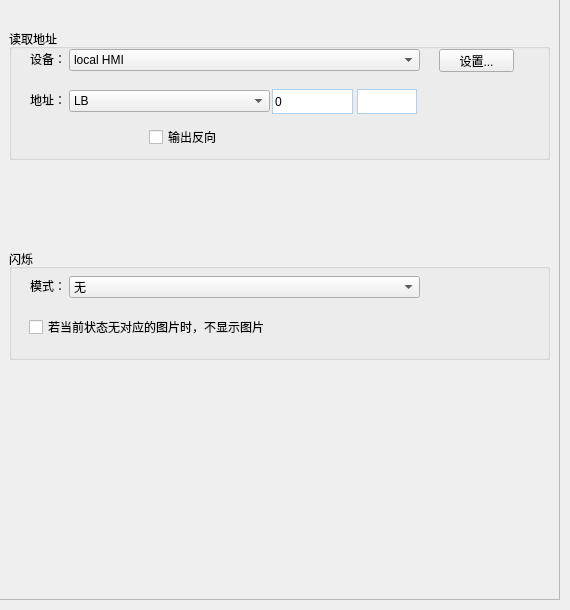
                 <widget class="QWidget" name="BitStatusLight">
                  <widget class="QFrame" name="frame_3">
                   <property name="geometry">
                    <rect>
                     <x>-1</x>
                     <y>-1</y>
                     <width>561</width>
                     <height>601</height>
                    </rect>
                   </property>
                   <property name="frameShape">
                    <enum>QFrame::StyledPanel</enum>
                   </property>
                   <property name="frameShadow">
                    <enum>QFrame::Raised</enum>
                   </property>
                   <widget class="QGroupBox" name="groupBox_2">
                    <property name="geometry">
                     <rect>
                      <x>10</x>
                      <y>250</y>
                      <width>541</width>
                      <height>111</height>
                     </rect>
                    </property>
                    <property name="title">
                     <string>闪烁</string>
                    </property>
                    <widget class="QLabel" name="label_7">
                     <property name="geometry">
                      <rect>
                       <x>21</x>
                       <y>27</y>
                       <width>36</width>
                       <height>20</height>
                      </rect>
                     </property>
                     <property name="text">
                      <string>模式：</string>
                     </property>
                    </widget>
                    <widget class="QComboBox" name="comboBox_3">
                     <property name="geometry">
                      <rect>
                       <x>60</x>
                       <y>27</y>
                       <width>351</width>
                       <height>22</height>
                      </rect>
                     </property>
                     <item>
                      <property name="text">
                       <string>无</string>
                      </property>
                     </item>
                    </widget>
                    <widget class="QCheckBox" name="checkBox_2">
                     <property name="geometry">
                      <rect>
                       <x>20</x>
                       <y>70</y>
                       <width>261</width>
                       <height>16</height>
                      </rect>
                     </property>
                     <property name="text">
                      <string>若当前状态无对应的图片时，不显示图片</string>
                     </property>
                    </widget>
                   </widget>
                   <widget class="QGroupBox" name="groupBox">
                    <property name="geometry">
                     <rect>
                      <x>10</x>
                      <y>30</y>
                      <width>541</width>
                      <height>131</height>
                     </rect>
                    </property>
                    <property name="title">
                     <string>读取地址</string>
                    </property>
                    <widget class="QLabel" name="label_3">
                     <property name="geometry">
                      <rect>
                       <x>21</x>
                       <y>20</y>
                       <width>36</width>
                       <height>20</height>
                      </rect>
                     </property>
                     <property name="text">
                      <string>设备：</string>
                     </property>
                    </widget>
                    <widget class="QLabel" name="label_4">
                     <property name="geometry">
                      <rect>
                       <x>21</x>
                       <y>61</y>
                       <width>36</width>
                       <height>20</height>
                      </rect>
                     </property>
                     <property name="text">
                      <string>地址：</string>
                     </property>
                    </widget>
                    <widget class="QPushButton" name="pushButton_4">
                     <property name="geometry">
                      <rect>
                       <x>430</x>
                       <y>20</y>
                       <width>75</width>
                       <height>23</height>
                      </rect>
                     </property>
                     <property name="text">
                      <string>设置...</string>
                     </property>
                    </widget>
                    <widget class="QLineEdit" name="lineEdit_4">
                     <property name="geometry">
                      <rect>
                       <x>263</x>
                       <y>60</y>
                       <width>81</width>
                       <height>25</height>
                      </rect>
                     </property>
                     <property name="minimumSize">
                      <size>
                       <width>0</width>
                       <height>25</height>
                      </size>
                     </property>
                     <property name="maximumSize">
                      <size>
                       <width>16777215</width>
                       <height>25</height>
                      </size>
                     </property>
                     <property name="styleSheet">
                      <string notr="true">
border:1px solid rgba(174,209,239,1);</string>
                     </property>
                     <property name="text">
                      <string>0</string>
                     </property>
                    </widget>
                    <widget class="QLineEdit" name="lineEdit_8">
                     <property name="geometry">
                      <rect>
                       <x>348</x>
                       <y>60</y>
                       <width>60</width>
                       <height>25</height>
                      </rect>
                     </property>
                     <property name="minimumSize">
                      <size>
                       <width>60</width>
                       <height>25</height>
                      </size>
                     </property>
                     <property name="maximumSize">
                      <size>
                       <width>60</width>
                       <height>25</height>
                      </size>
                     </property>
                     <property name="styleSheet">
                      <string notr="true">
border:1px solid rgba(174,209,239,1);</string>
                     </property>
                    </widget>
                    <widget class="QComboBox" name="comboBox">
                     <property name="geometry">
                      <rect>
                       <x>60</x>
                       <y>20</y>
                       <width>351</width>
                       <height>22</height>
                      </rect>
                     </property>
                     <item>
                      <property name="text">
                       <string>local HMI</string>
                      </property>
                     </item>
                    </widget>
                    <widget class="QComboBox" name="comboBox_2">
                     <property name="geometry">
                      <rect>
                       <x>60</x>
                       <y>61</y>
                       <width>201</width>
                       <height>22</height>
                      </rect>
                     </property>
                     <item>
                      <property name="text">
                       <string>LB</string>
                      </property>
                     </item>
                    </widget>
                    <widget class="QCheckBox" name="checkBox">
                     <property name="geometry">
                      <rect>
                       <x>140</x>
                       <y>100</y>
                       <width>71</width>
                       <height>16</height>
                      </rect>
                     </property>
                     <property name="text">
                      <string>输出反向</string>
                     </property>
                    </widget>
                   </widget>
                  </widget>
                 </widget>
